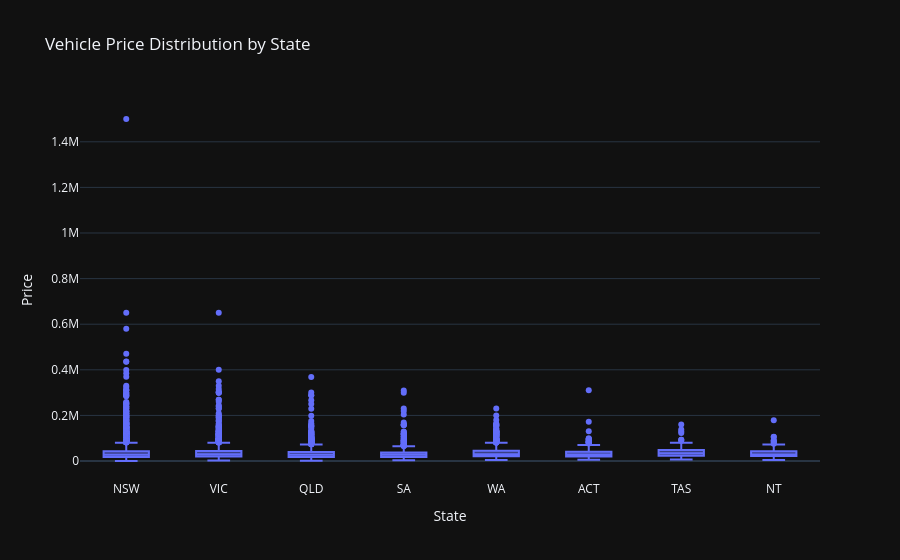

Notebook code cell kept with this figure:
### Code cell
fig = px.box(
                    df,
                    x='State',
                    y='Price',
                    title='Vehicle Price Distribution by State'
                )
fig.show()

### Figure 1 — Plotly figure (JSON) as saved in the notebook; plotly's stock layout.template omitted (floating-point values rounded to 4 significant figures; data arrays with more than 128 entries replaced by an {"elided": "..."} marker saying what was removed)
{"data": [{"alignmentgroup": "True", "hovertemplate": "State=%{x}<br>Price=%{y}<extra></extra>", "legendgroup": "", "marker": {"color": "#636efa"}, "name": "", "notched": false, "offsetgroup": "", "orientation": "v", "showlegend": false, "x": {"elided": "16440 str values"}, "x0": " ", "xaxis": "x", "y": {"elided": "16440 float values"}, "y0": " ", "yaxis": "y", "type": "box"}], "layout": {"xaxis": {"anchor": "y", "domain": [0.0, 1.0], "title": {"text": "State"}}, "yaxis": {"anchor": "x", "domain": [0.0, 1.0], "title": {"text": "Price"}}, "legend": {"tracegroupgap": 0}, "title": {"text": "Vehicle Price Distribution by State"}, "boxmode": "group"}}
